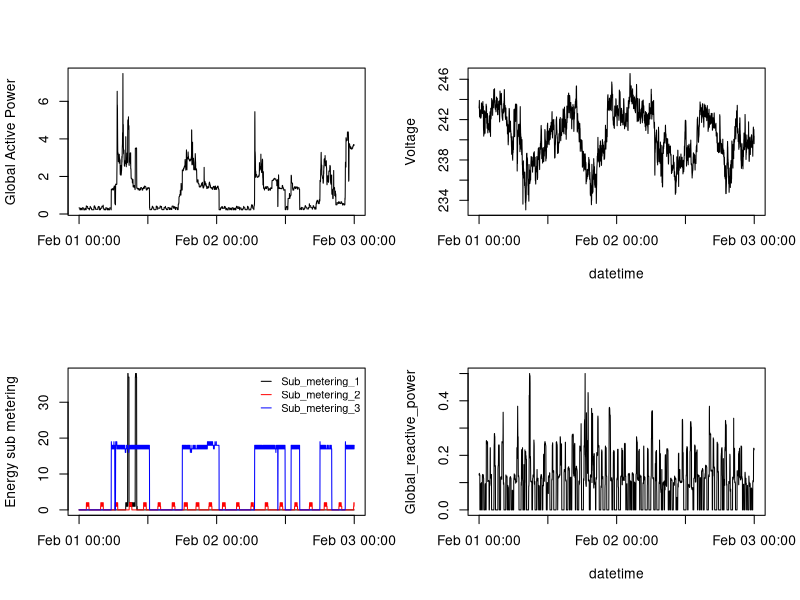

The R source for this figure:
#
# Plot all four graphs in one plot
#
x=read.table("household_data.txt", header=TRUE, sep=";", na.strings="?")
y=subset(x, Date %in% c("1/2/2007", "2/2/2007"))
y$DT=strptime(paste(y$Date,y$Time), format="%d/%m/%Y %H:%M:%S")

png("plot4.png")

par(mfrow=c(2,2))

# Plot 4 graphs
with(y, plot(DT, Global_active_power, type="l", xlab="", ylab="Global Active Power"))

with(y, plot(DT, Voltage, type="l", xlab="datetime"))

with(y, {
  plot(DT, Sub_metering_1, type="l", xlab="", ylab="Energy sub metering")
  lines(DT, Sub_metering_2, col="red")
  lines(DT, Sub_metering_3, col="blue")
  legend("topright", lty=c(1,1,1), cex=0.8, seg.len=1, bty="n",
         legend=c("Sub_metering_1", "Sub_metering_2", "Sub_metering_3"), 
         col=c("black", "red", "blue"))
  }
)

with(y, plot(DT, Global_reactive_power, type="l", xlab="datetime"))

dev.off()